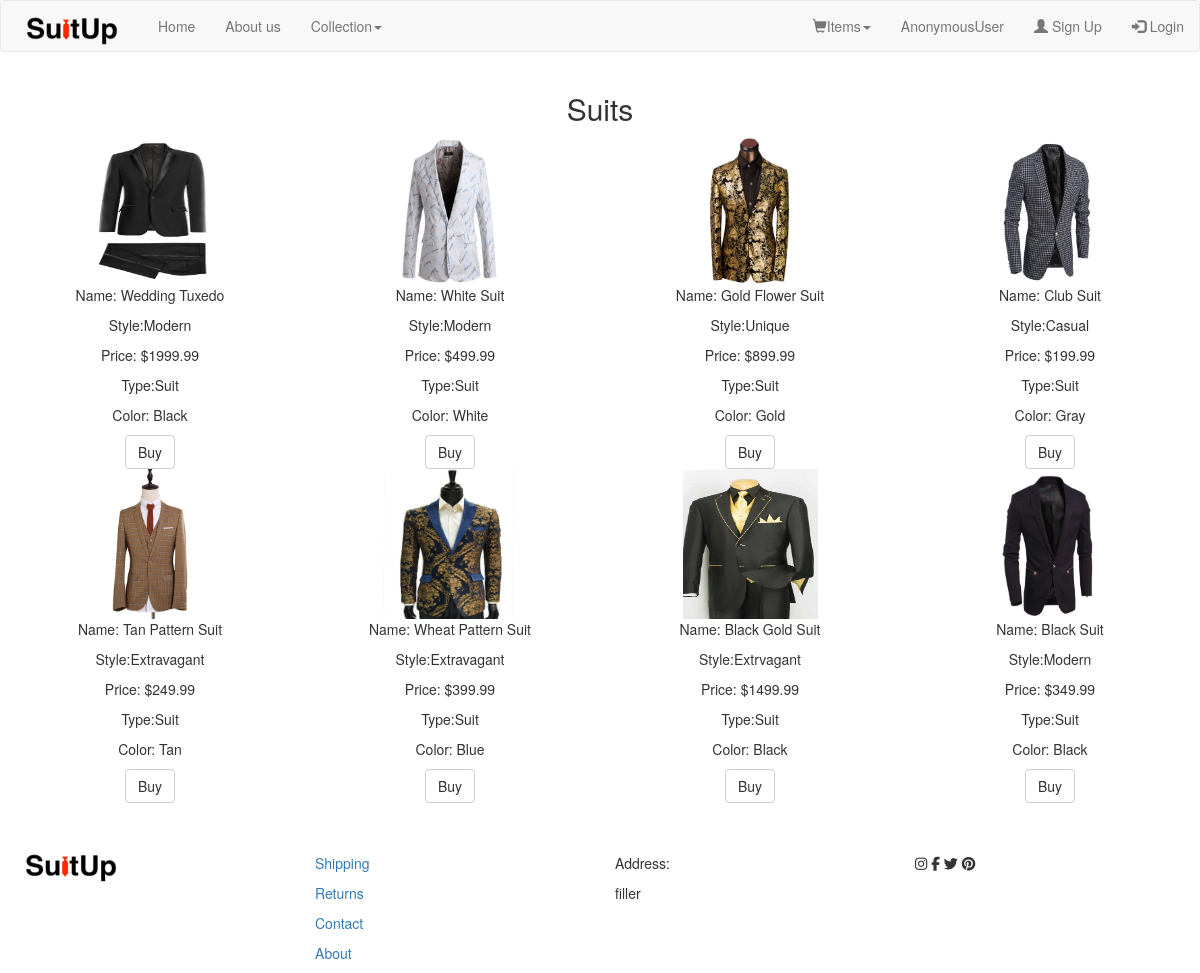
Page /suit/ on the committed database.
### store_products/models.py (models this page shows, shortened)
class Product(models.Model):
    product_name = models.CharField(max_length=70)
    style = models.CharField(max_length=70)
    price = models.FloatField()
    type = models.CharField(max_length=15)
    color = models.CharField(max_length=15)
    favorite = models.BooleanField()
    display_rank = models.IntegerField()
    image_url = models.CharField(default='images/image', max_length=70)

### store_products/views.py (the view)
# urls.py: url(r'^suit/$', views.suits_view, name='suits'),
def suits_view(request):
    return products_serializer(request, 'Suit')

### store_products/views.py (called while the page is built)
def products_serializer(request, type):
    viewed_products = []
    product = type
    product = product.lower()
    for r in Product.objects.values_list('display_rank', flat=True).distinct():
        x = Product.objects.filter(type=type, display_rank=r)
        viewed_products.append(x)
    return render(request, ('store_products/{0}.html'.format(product)), {'products': viewed_products})

### store_products/templates/store_products/suit.html
{% extends "store_products/index.html" %}
{% load staticfiles %}
{% block content %}
<div class="container-fluid text-center">
	<div class="row">
	<h2>Suits</h2>
	</div>
	{% for product in products %}
	<div class="row">
		{% for details in product %}
		<div class="col-xs-3 text-center catalog">
			<img id="img{{details.id}}" class='stock' src="{% static details.image_url %}" />
			<p>Name: <span id="name{{details.id}}">{{details.product_name}}</span></p>
			<p>Style:<span>{{details.style}}</span></p>
			<p>Price: <span id="price{{details.id}}">${{details.price}}</span></p>
			<p>Type:<span>{{details.type}}</span></p>
			<p>Color: <span>{{details.color}}</span></p>
			<button class="btn btn-default buy" id="{{details.id}}">Buy</button>
		</div>
		{% endfor %}
	</div>
	{% endfor %}
</div>
{% endblock %}

### store_products/static/css/products.css (style rules this page uses)
.catalog { position:relative; }
.catalog .stock { height:150px; width:50%; }

### rows in the picture
Product: image_url (picture), product_name "Wedding Tuxedo", style "Modern", price "1999.99", type "Suit", color "Black"
Product: image_url (picture), product_name "White Suit", style "Modern", price "499.99", type "Suit", color "White"
Product: image_url (picture), product_name "Gold Flower Suit", style "Unique", price "899.99", type "Suit", color "Gold"
Product: image_url (picture), product_name "Club Suit", style "Casual", price "199.99", type "Suit", color "Gray"
Product: image_url (picture), product_name "Tan Pattern Suit", style "Extravagant", price "249.99", type "Suit", color "Tan"
Product: image_url (picture), product_name "Wheat Pattern Suit", style "Extravagant", price "399.99", type "Suit", color "Blue"
Product: image_url (picture), product_name "Black Gold Suit", style "Extrvagant", price "1499.99", type "Suit", color "Black"
Product: image_url (picture), product_name "Black Suit", style "Modern", price "349.99", type "Suit", color "Black"

### other values in the picture
{{ user }} "AnonymousUser"
